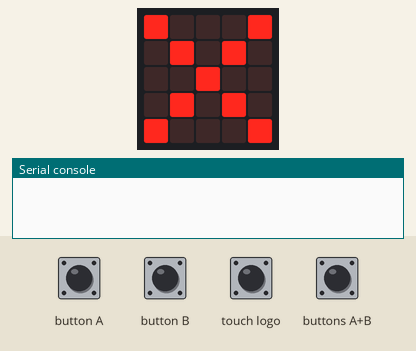
The program below on a simulated BBC micro:bit (MakeCode). Shown: the board's 5×5 LED display, the last lines printed to the serial console. The inputs (shaded band) are chosen by the test bench. No radio messages arrive unless stated (any console line starting 'radio sent:' is added by the test bench).

Above: at 5.0 s.
5.1 s: button A pressed for 0.15 s
At 6.6 s:
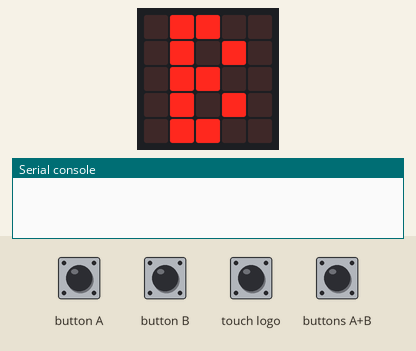
6.9 s: touch logo pressed for 0.15 s
At 7.25 s:
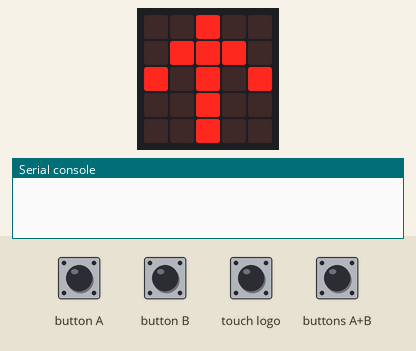
At 8.4 s:
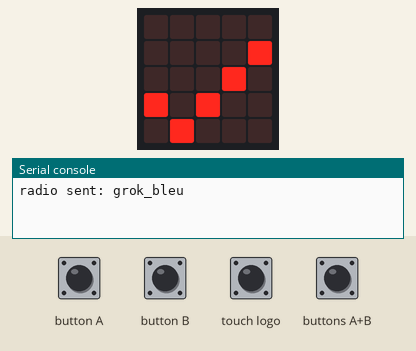
Timing chart, 0 to 9.9 s (numbered marks = the images above; inputs shaded):
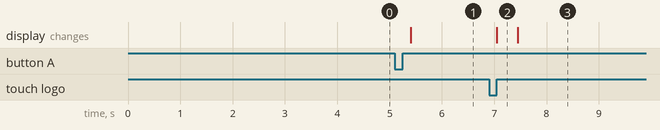

The program:

microbit-radio-pami-python.py
```python
def on_button_pressed_a():
    global couleur
    couleur = 1
input.on_button_pressed(Button.A, on_button_pressed_a)

def envoie_ordre():
    basic.show_leds("""
        . . # . .
        . # # # .
        # . # . #
        . . # . .
        . . # . .
        """)
    if 1 == couleur:
        radio.send_string("grok_bleu")
    elif 2 == couleur:
        radio.send_string("grok_jaune")
    else:
        basic.show_string("echec envoie")
    basic.show_icon(IconNames.YES)

def on_button_pressed_ab():
    envoie_ordre()
input.on_button_pressed(Button.AB, on_button_pressed_ab)

def on_button_pressed_b():
    global couleur
    couleur = 2
input.on_button_pressed(Button.B, on_button_pressed_b)

def on_logo_pressed():
    envoie_ordre()
input.on_logo_event(TouchButtonEvent.PRESSED, on_logo_pressed)

couleur = 0
couleur = 0
while 0 == couleur:
    basic.show_icon(IconNames.NO)
if 1 == couleur:
    basic.show_leds("""
        . # # . .
        . # . # .
        . # # . .
        . # . # .
        . # # . .
        """)
elif 2 == couleur:
    basic.show_leds("""
        # # # # #
        . . # . .
        . . # . .
        # . # . .
        # # # . .
        """)
else:
    while False:
        basic.show_string("error grok")
```

Measured:
- after the input at 5.1 s, the display: changes after 0.31 s (image 1)
- after the input at 6.9 s, the display: changes after 0.15 s (image 2)
- what the display in image 2 shows lasts 0.4 s, from 7.1 s to 7.5 s
